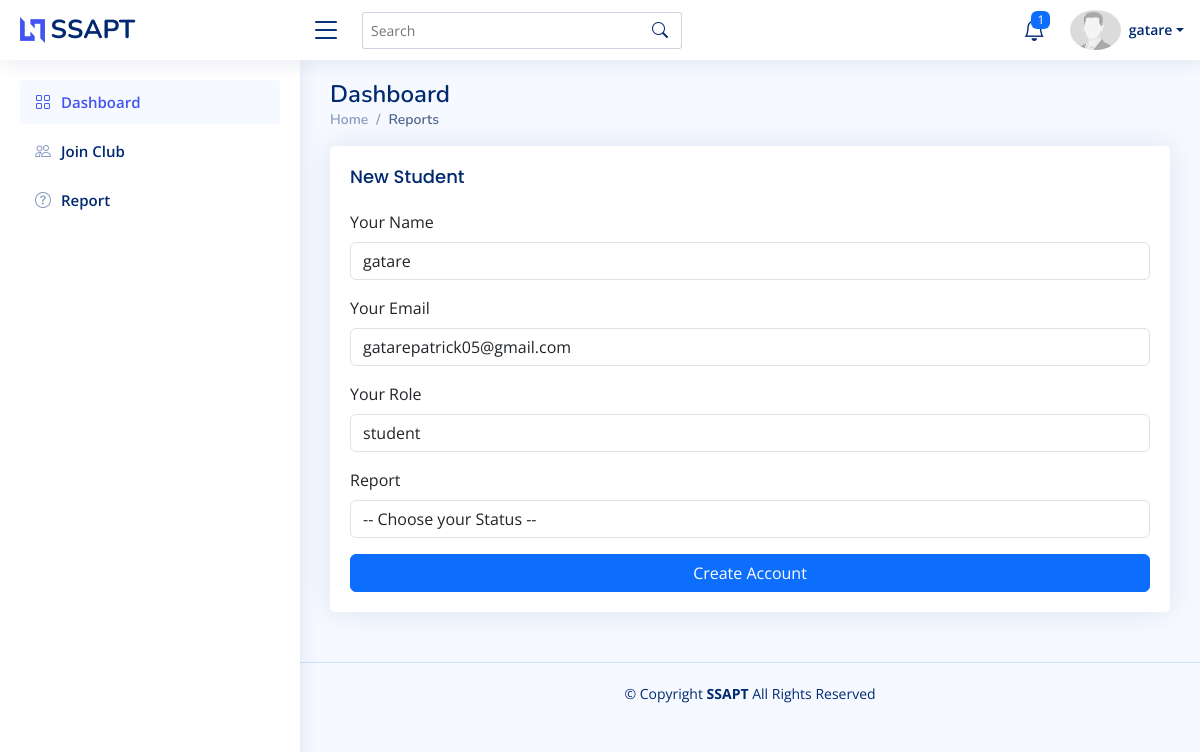
The page /Dashboard/Student/report.php (signed in) on the database its author committed.
### tables this page shows
CREATE TABLE `student` (
  `id` int(11) NOT NULL,
  `name` varchar(255) NOT NULL,
  `email` varchar(255) NOT NULL,
  `role` varchar(255) NOT NULL,
  `password` varchar(255) NOT NULL
);

### Dashboard/Student/report.php (the view, shortened to what this page needs)
<!DOCTYPE html>
<html lang="en">
<head>
  <link href="../../assets/vendor/bootstrap/css/bootstrap.min.css" rel="stylesheet">
  <link href="../../assets/vendor/bootstrap-icons/bootstrap-icons.css" rel="stylesheet">
  <link href="../../assets/css/style.css" rel="stylesheet">
</head>
<body>
 <?php
    include ("components/header.php");
    ?>
  <main id="main" class="main">
    <div class="pagetitle">
      <h1>Dashboard</h1>
      <nav>
        <ol class="breadcrumb">
          <li class="breadcrumb-item"><a href="index.html">Home</a></li>
          <li class="breadcrumb-item active">Reports</li>
        </ol>
      </nav>
    </div>
    <section class="section dashboard">
        <div class="col-lg-12">
            <div class="card">
            <div class="card-body">
                <h5 class="card-title">New Student</h5>
                <form class="row g-3 needs-validation" novalidate method="POST">
                    <?php
                        $conn = mysqli_connect("localhost","root","","school");
                        $userid = $_SESSION['student'];
                        $select ="SELECT * FROM `student` WHERE `email` ='$userid'";
                        $query = mysqli_query($conn,$select);
                        while($row = mysqli_fetch_assoc($query)){
                        ?>
                    <div class="col-12">
                    <label for="yourName" class="form-label">Your Name</label>
                    <input type="text" name="name" class="form-control" id="yourName" value="<?php echo $row['name']?>" readonly>
                    </div>
                    <div class="col-12">
                    <label for="yourEmail" class="form-label">Your Email</label>
                    <input type="text" name="email" class="form-control" id="yourEmail" value="<?php echo $row['email']?>" readonly>
                    </div>
                    <div class="col-12">
                    <label for="yourEmail" class="form-label">Your Role</label>
                    <input type="text" name="role" class="form-control" id="yourEmail" value="<?php echo $row['role']?>" readonly>
                    </div>
                    <?php }?>
                    <div class="col-12">
                    <label for="yourRole" class="form-label">Report</label>
                    <div class="input-group has-validation">
                        <select name="pb"  class="form-control" id="yourRole">
                        <option selected> -- Choose your Status -- </option>
                        </select>
                    </div>
                    </div>
                    <div class="col-12">
                    <button class="btn btn-primary w-100" type="submit" name="create">Create Account</button>
                    </div>
                </form>
            </div>
            </div>
        </div>
    </section>
  </main>
  <footer id="footer" class="footer">
    <div class="copyright">
      &copy; Copyright <strong><span>SSAPT  </span></strong> All Rights Reserved
    </div>
  </footer>
</body>
</html>

### Dashboard/Student/components/header.php (shortened to what this page needs)
<header id="header" class="header fixed-top d-flex align-items-center">
<div class="d-flex align-items-center justify-content-between">
  <a href="index.html" class="logo d-flex align-items-center">
    <img src="../../assets/img/logo.png" alt="">
    <span class="d-none d-lg-block">SSAPT</span>
  </a>
  <i class="bi bi-list toggle-sidebar-btn"></i>
</div>
<div class="search-bar">
  <form class="search-form d-flex align-items-center" method="POST" action="#">
    <input type="text" name="query" placeholder="Search" title="Enter search keyword">
    <button type="submit" title="Search"><i class="bi bi-search"></i></button>
  </form>
</div>
<nav class="header-nav ms-auto">
  <ul class="d-flex align-items-center">
    <li class="nav-item dropdown">
      <a class="nav-link nav-icon" href="#" data-bs-toggle="dropdown">
        <i class="bi bi-bell"></i>
        <?php
            $conn = mysqli_connect("localhost","root","","school");
            $select ="SELECT COUNT(*)AS notify FROM `notifications` WHERE `target_role`='student' ";
            $query = mysqli_query($conn,$select);
            while($row = mysqli_fetch_assoc($query)){
            ?>
        <span class="badge bg-primary badge-number"><?php echo $row['notify'];?></span>
      </a>
       <?php }?>
    </li>
    <li class="nav-item dropdown pe-3">
    <?php
            $conn = mysqli_connect("localhost","root","","school");
            $userid = $_SESSION['student'];
            $select ="SELECT * FROM `student` WHERE `email` ='$userid'";
            $query = mysqli_query($conn,$select);
            while($row = mysqli_fetch_assoc($query)){
            ?>
      <a class="nav-link nav-profile d-flex align-items-center pe-0" href="#" data-bs-toggle="dropdown">
        <img src="../../assets/img/profile-img.jpeg" alt="Profile" class="rounded-circle">
        <span class="d-none d-md-block dropdown-toggle ps-2"><?php echo $row['name'];?></span>
      </a>
           <?php }?>
    </li>
  </ul>
</nav>
</header>
<aside id="sidebar" class="sidebar">
<ul class="sidebar-nav" id="sidebar-nav">
  <li class="nav-item">
    <a class="nav-link " href="index.php">
      <i class="bi bi-grid"></i>
      <span>Dashboard</span>
    </a>
  </li>
  <li class="nav-item">
    <a class="nav-link collapsed " href="club.php">
      <i class="bi bi-people"></i>
      <span>Join Club </span>
    </a>
  </li>
  <li class="nav-item">
    <a class="nav-link collapsed" href="report.php">
      <i class="bi bi-question-circle"></i>
      <span>Report</span>
    </a>
  </li>
</ul>
</aside>

### assets/css/style.css (style rules this page uses)
:root { scroll-behavior: smooth; }
body { font-family: "Open Sans", sans-serif; background: #f6f9ff; color: #444444; }
a { color: #4154f1; text-decoration: none; }
h1, h2, h3, h4, h5, h6 { font-family: "Nunito", sans-serif; }
#main { margin-top: 60px; padding: 20px 30px; transition: all 0.3s; }
.pagetitle { margin-bottom: 10px; }
.pagetitle h1 { font-size: 24px; margin-bottom: 0; font-weight: 600; color: #012970; }
.card { margin-bottom: 30px; border: none; border-radius: 5px; box-shadow: 0px 0 30px rgba(1, 41, 112, 0.1); }
.card-title { padding: 20px 0 15px 0; font-size: 18px; font-weight: 500; color: #012970; font-family: "Poppins", sans-serif; }
.card-body { padding: 0 20px 20px 20px; }
.breadcrumb { font-size: 14px; font-family: "Nunito", sans-serif; color: #899bbd; font-weight: 600; }
.breadcrumb a { color: #899bbd; transition: 0.3s; }
.breadcrumb .breadcrumb-item::before { color: #899bbd; }
.breadcrumb .active { color: #51678f; font-weight: 600; }
.logo { line-height: 1; }
@media (min-width: 1200px) { .logo { width: 280px; } }
.logo img { max-height: 26px; margin-right: 6px; }
.logo span { font-size: 26px; font-weight: 700; color: #012970; font-family: "Nunito", sans-serif; }
.header { transition: all 0.5s; z-index: 997; height: 60px; box-shadow: 0px 2px 20px rgba(1, 41, 112, 0.1); background-color: #fff; padding-left: 20px; }
.header .toggle-sidebar-btn { font-size: 32px; padding-left: 10px; cursor: pointer; color: #012970; }
.header .search-bar { min-width: 360px; padding: 0 20px; }
.header .search-form { width: 100%; }
.header .search-form input { border: 0; font-size: 14px; color: #012970; border: 1px solid rgba(1, 41, 112, 0.2); padding: 7px 38px 7px 8px; border-radius: 3px; transition: 0.3s; width: 100%; }
.header .search-form button { border: 0; padding: 0; margin-left: -30px; background: none; }
.header .search-form button i { color: #012970; }
.header-nav ul { list-style: none; }
.header-nav>ul { margin: 0; padding: 0; }
.header-nav .nav-icon { font-size: 22px; color: #012970; margin-right: 25px; position: relative; }
.header-nav .nav-profile { color: #012970; }
.header-nav .nav-profile img { max-height: 40px; }
.header-nav .nav-profile span { font-size: 14px; font-weight: 600; }
.header-nav .badge-number { position: absolute; inset: -2px -5px auto auto; font-weight: normal; font-size: 12px; padding: 3px 6px; }
.sidebar { position: fixed; top: 60px; left: 0; bottom: 0; width: 300px; z-index: 996; transition: all 0.3s; padding: 20px; overflow-y: auto; scrollbar-width: thin; scrollbar-color: #aab7cf transparent; box-shadow: 0px 0px 20px rgba(1, 41, 112, 0.1); background-color: #fff; }
@media (min-width: 1200px) { #main, #footer { margin-left: 300px; } }
.sidebar-nav { padding: 0; margin: 0; list-style: none; }
.sidebar-nav li { padding: 0; margin: 0; list-style: none; }
.sidebar-nav .nav-item { margin-bottom: 5px; }
.sidebar-nav .nav-link { display: flex; align-items: center; font-size: 15px; font-weight: 600; color: #4154f1; transition: 0.3; background: #f6f9ff; padding: 10px 15px; border-radius: 4px; }
.sidebar-nav .nav-link i { font-size: 16px; margin-right: 10px; color: #4154f1; }
.sidebar-nav .nav-link.collapsed { color: #012970; background: #fff; }
.sidebar-nav .nav-link.collapsed i { color: #899bbd; }
.footer { padding: 20px 0; font-size: 14px; transition: all 0.3s; border-top: 1px solid #cddfff; }
.footer .copyright { text-align: center; color: #012970; }

### rows shown on the page
student: name "gatare", email "gatarepatrick05@gmail.com", role "student"

### other values the page prints
$row['notify'] "1"
